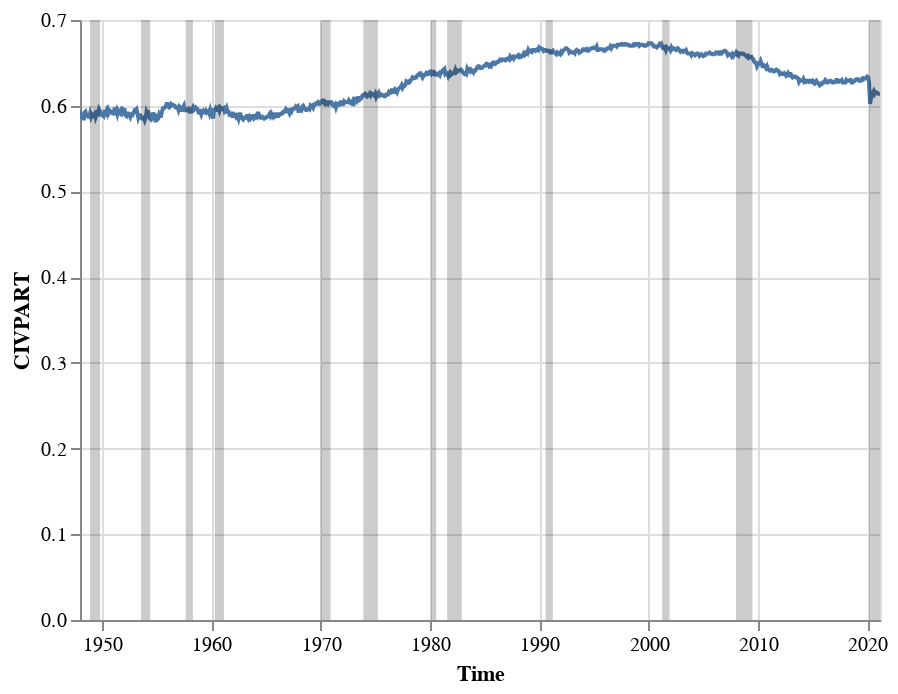

Notebook code cell kept with this figure:
### Code cell
aa = data.reset_index()
aa.columns = ["timestamp", "value"]

cutoff = get_cutoff(recession, aa["timestamp"].min(), aa["timestamp"].max())
plot_linechart(aa, ytitle=series_id, cutoff=cutoff).interactive()

### Figure 1 — Vega-Lite specification as saved in the notebook (floating-point values rounded to 4 significant figures; data arrays with more than 128 entries replaced by an {"elided": "..."} marker saying what was removed)
{"config": {"view": {"continuousWidth": 400, "continuousHeight": 300}}, "layer": [{"data": {"name": "data-a1be892c465afbe4541181498ae48633"}, "mark": "line", "encoding": {"tooltip": [{"type": "temporal", "field": "timestamp", "format": "%Y-%m-%d %H:%M", "title": "Time"}, {"type": "quantitative", "field": "value", "title": "CIVPART"}], "x": {"type": "temporal", "field": "timestamp", "title": "Time"}, "y": {"type": "quantitative", "field": "value", "title": "CIVPART"}}, "selection": {"selector002": {"type": "interval", "bind": "scales", "encodings": ["x", "y"]}}, "title": ""}, {"data": {"name": "data-8fa65a73e6439e667f33543c8bb0635b"}, "mark": {"type": "rect", "color": "black", "opacity": 0.2}, "encoding": {"x": {"type": "temporal", "field": "start"}, "x2": {"field": "stop"}}}], "$schema": "https://vega.github.io/schema/vega-lite/v4.8.1.json", "datasets": {"data-a1be892c465afbe4541181498ae48633": {"elided": "879 records"}, "data-8fa65a73e6439e667f33543c8bb0635b": [{"start": "1948-12-01T00:00:00", "stop": "1949-10-31T00:00:00"}, {"start": "1953-08-01T00:00:00", "stop": "1954-05-31T00:00:00"}, {"start": "1957-09-01T00:00:00", "stop": "1958-04-30T00:00:00"}, {"start": "1960-05-01T00:00:00", "stop": "1961-02-28T00:00:00"}, {"start": "1970-01-01T00:00:00", "stop": "1970-11-30T00:00:00"}, {"start": "1973-12-01T00:00:00", "stop": "1975-03-31T00:00:00"}, {"start": "1980-02-01T00:00:00", "stop": "1980-07-31T00:00:00"}, {"start": "1981-08-01T00:00:00", "stop": "1982-11-30T00:00:00"}, {"start": "1990-08-01T00:00:00", "stop": "1991-03-31T00:00:00"}, {"start": "2001-04-01T00:00:00", "stop": "2001-11-30T00:00:00"}, {"start": "2008-01-01T00:00:00", "stop": "2009-06-30T00:00:00"}, {"start": "2020-03-01T00:00:00", "stop": "2021-03-01T00:00:00"}]}}
